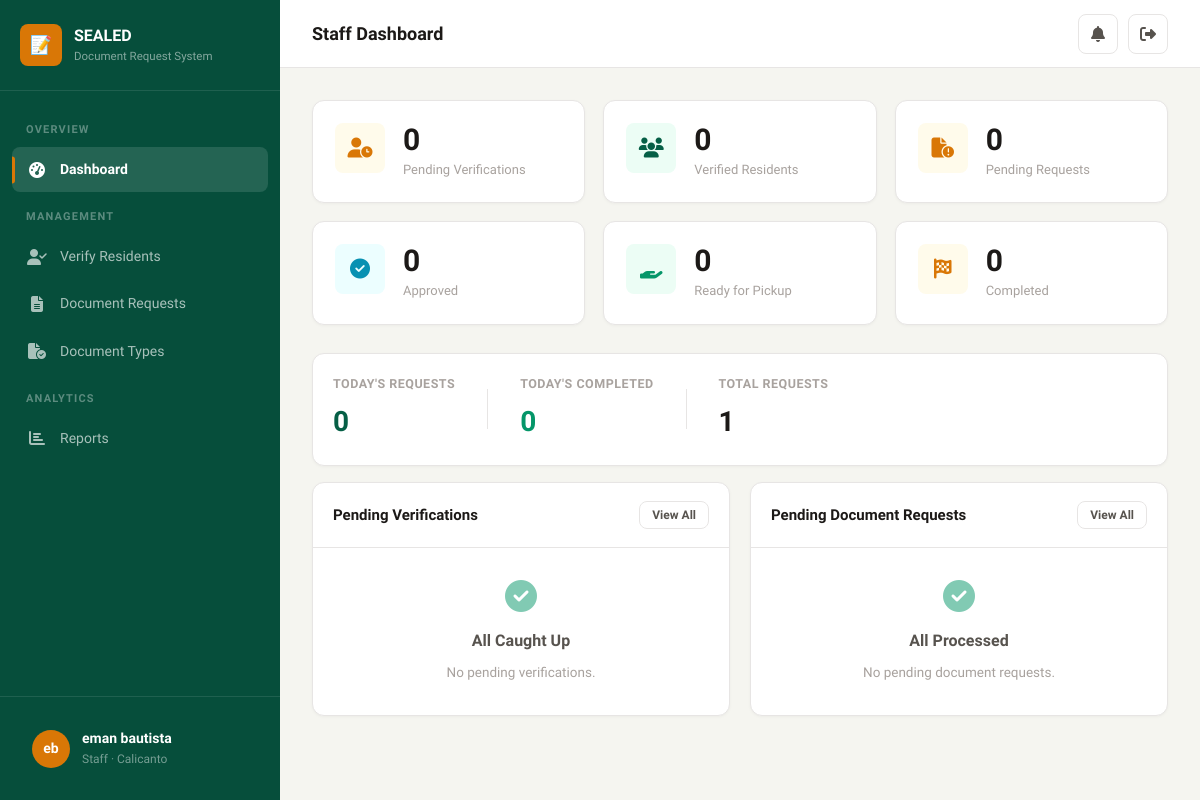
The page /staff/ (signed in) on the database as committed earlier.
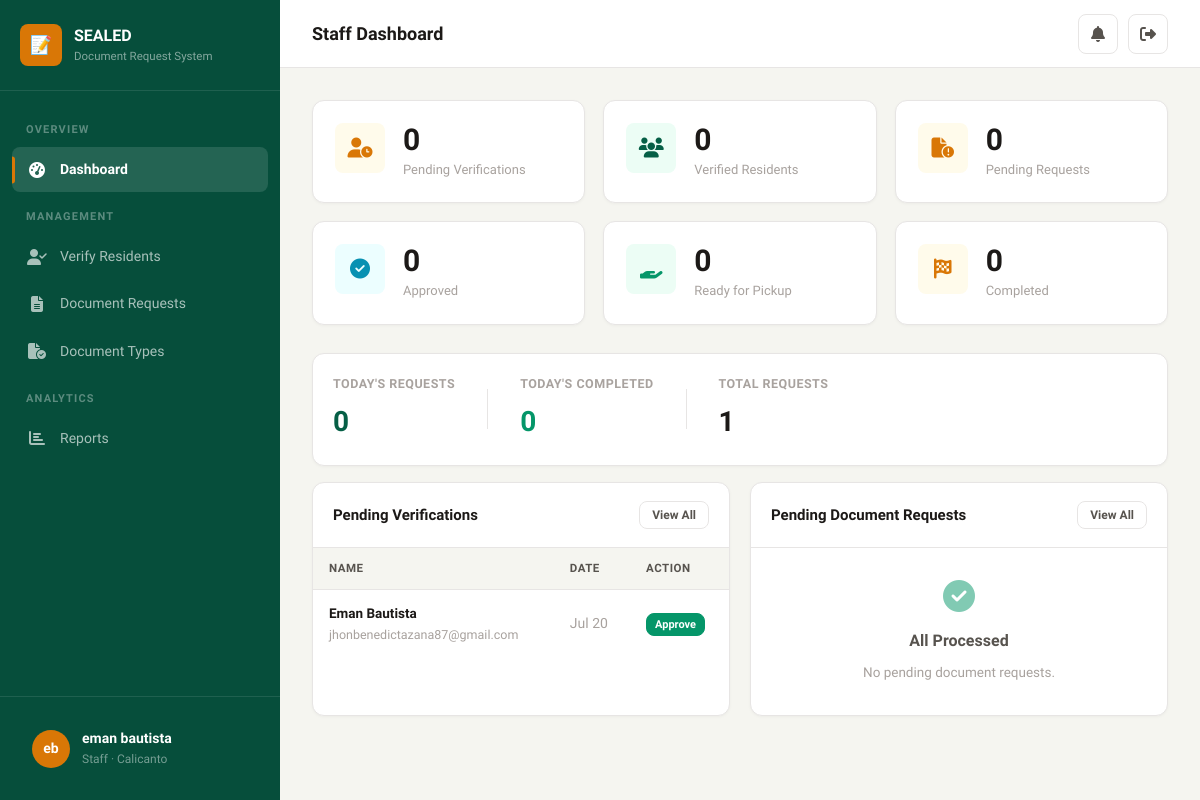
The same page on the database as committed later.
### brgy/models.py (models this page shows, shortened)
class CustomUser(AbstractUser):
    class Role(models.TextChoices):
        RESIDENT = 'resident', 'Resident'
        STAFF = 'staff', 'Staff'
        ADMIN = 'admin', 'Administrator'
    class VerificationStatus(models.TextChoices):
        PENDING = 'pending', 'Pending'
        APPROVED = 'approved', 'Approved'
        REJECTED = 'rejected', 'Rejected'
    id = models.UUIDField(primary_key=True, default=uuid.uuid4, editable=False)
    role = models.CharField(max_length=20, choices=Role.choices, default=Role.RESIDENT)
    barangay = models.ForeignKey(
        Barangay, on_delete=models.SET_NULL, null=True, blank=True, related_name='users'
    )
    verification_status = models.CharField(
        max_length=20, choices=VerificationStatus.choices, default=VerificationStatus.PENDING
    )
    phone_number = models.CharField(max_length=20, blank=True)
    address = models.TextField(blank=True)
    birth_date = models.DateField(null=True, blank=True)
    gender = models.CharField(max_length=10, blank=True)
    middle_name = models.CharField(max_length=150, blank=True)
    civil_status = models.CharField(max_length=20, blank=True, default='')
    occupation = models.CharField(max_length=100, blank=True, default='')
    id_type = models.CharField(max_length=50, blank=True, default='')
    id_front = models.ImageField(upload_to='resident_ids/', blank=True, null=True)
    id_back = models.ImageField(upload_to='resident_ids/', blank=True, null=True)
    profile_picture = models.ImageField(upload_to='profile_pictures/', blank=True, null=True)
    rejection_reason = models.TextField(blank=True, default='')
    class Meta:
        ordering = ['-date_joined']
    @property
    def display_name(self):
        return self.get_full_name() or self.username

### brgy/views.py (the view)
# urls.py: path('staff/', views.staff_dashboard, name='staff_dashboard'),
@login_required
@role_required('staff')
def staff_dashboard(request):
    user = request.user
    brgy = user.barangay
    pending_verifications = CustomUser.objects.filter(role='resident', barangay=brgy, verification_status='pending').count()
    verified_residents = CustomUser.objects.filter(role='resident', barangay=brgy, verification_status='approved').count()
    doc_requests = DocumentRequest.objects.filter(document_type__barangay=brgy)
    pending_requests = doc_requests.filter(status='pending').count()
    approved_requests = doc_requests.filter(status='approved').count()
    ready_requests = doc_requests.filter(status='ready_for_pickup').count()
    completed_requests = doc_requests.filter(status='completed').count()
    total_requests = doc_requests.count()
    today = timezone.now().date()
    today_requests = doc_requests.filter(created_at__date=today).count()
    today_completed = doc_requests.filter(completed_at__date=today).count()
    pending_residents = CustomUser.objects.filter(role='resident', barangay=brgy, verification_status='pending')[:5]
    pending_doc_requests = doc_requests.filter(status='pending')[:5]
    return render(request, 'brgy/staff/dashboard.html', {
        'pending_verifications': pending_verifications,
        'verified_residents': verified_residents,
        'pending_requests': pending_requests,
        'approved_requests': approved_requests,
        'ready_requests': ready_requests,
        'completed_requests': completed_requests,
        'total_requests': total_requests,
        'today_requests': today_requests,
        'today_completed': today_completed,
        'pending_residents': pending_residents,
        'pending_doc_requests': pending_doc_requests,
    })

### brgy/context_processors.py (called while the page is built)
def brgy_context(request):
    context = {}
    if request.user.is_authenticated:
        unread_count = Notification.objects.filter(user=request.user, is_read=False).count()
        recent_notifications = Notification.objects.filter(user=request.user)[:5]
        context['unread_notification_count'] = unread_count
        context['recent_notifications'] = recent_notifications
    return context

### brgy/views.py (called while the page is built)
def role_required(*roles):
    def decorator(view_func):
        @wraps(view_func)
        def wrapper(request, *args, **kwargs):
            if not request.user.is_authenticated:
                return redirect('login')
            if request.user.role not in roles:
                messages.error(request, 'You do not have permission to access that page.')
                return redirect('dashboard')
            return view_func(request, *args, **kwargs)
        return wrapper
    return decorator

### brgy/templates/brgy/staff/dashboard.html (shortened to what the changed rows need)
{% extends 'brgy/base.html' %}
{% block page_title %}Staff Dashboard{% endblock %}
{% block content %}
<div style="display:grid;grid-template-columns:1fr 1fr;gap:20px;">
    <div class="card">
        <div class="card-body-flush">
            {% if pending_residents %}
            <div class="table-wrapper">
                <table class="table">
                    <thead><tr><th>Name</th><th>Date</th><th>Action</th></tr></thead>
                    <tbody>
                        {% for res in pending_residents %}
                        <tr>
                            <td>
                                <div class="fw-600">{{ res.display_name }}</div>
                                <div class="text-xs text-muted">{{ res.email }}</div>
                            </td>
                            <td class="text-sm text-muted">{{ res.date_joined|date:"M d" }}</td>
                            <td>
                                <a href="{% url 'approve_resident' res.pk %}" class="btn btn-success btn-xs" data-confirm="Approve {{ res.display_name }}?">Approve</a>
                            </td>
                        </tr>
                        {% endfor %}
                    </tbody>
                </table>
            </div>
            {% else %}
            <div class="empty-state" style="padding:32px;">
                <i class="fa-solid fa-check-circle" style="font-size:32px;color:var(--success);"></i>
                <h4>All Caught Up</h4>
                <p>No pending verifications.</p>
            </div>
            {% endif %}
        </div>
    </div>
</div>
{% endblock %}

Rows that differ between the two databases and show on the page:
added CustomUser: display_name "Eman Bautista", email "jhonbenedictazana87@gmail.com", date_joined "Jul 20"
Other text that changed with them:
text no longer shown: "All Caught Up No pending verifications."
text now shown: "NAME DATE ACTION"
